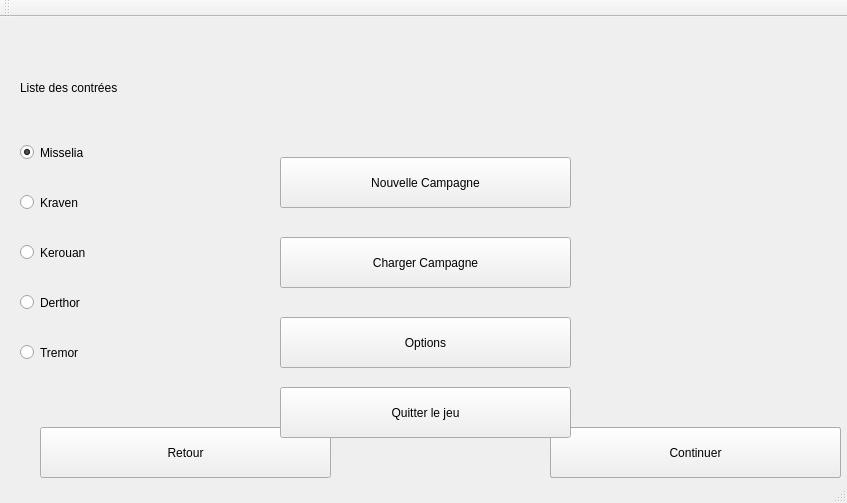
<?xml version="1.0" encoding="UTF-8"?>
<ui version="4.0">
 <class>MainWindow</class>
 <widget class="QMainWindow" name="MainWindow">
  <property name="windowModality">
   <enum>Qt::NonModal</enum>
  </property>
  <property name="geometry">
   <rect>
    <x>0</x>
    <y>0</y>
    <width>847</width>
    <height>503</height>
   </rect>
  </property>
  <property name="windowTitle">
   <string>MainWindow</string>
  </property>
  <property name="unifiedTitleAndToolBarOnMac">
   <bool>false</bool>
  </property>
  <widget class="QWidget" name="centralWidget">
   <widget class="QPushButton" name="pushButton_6">
    <property name="enabled">
     <bool>true</bool>
    </property>
    <property name="geometry">
     <rect>
      <x>550</x>
      <y>410</y>
      <width>291</width>
      <height>51</height>
     </rect>
    </property>
    <property name="text">
     <string>Lancer le campagne</string>
    </property>
   </widget>
   <widget class="QPushButton" name="pushButton_7">
    <property name="enabled">
     <bool>true</bool>
    </property>
    <property name="geometry">
     <rect>
      <x>550</x>
      <y>410</y>
      <width>291</width>
      <height>51</height>
     </rect>
    </property>
    <property name="text">
     <string>Charger la campagne</string>
    </property>
   </widget>
   <widget class="QWidget" name="widget" native="true">
    <property name="geometry">
     <rect>
      <x>0</x>
      <y>0</y>
      <width>841</width>
      <height>491</height>
     </rect>
    </property>
    <widget class="QLabel" name="label">
     <property name="geometry">
      <rect>
       <x>20</x>
       <y>50</y>
       <width>141</width>
       <height>41</height>
      </rect>
     </property>
     <property name="text">
      <string>Liste des contrées</string>
     </property>
    </widget>
    <widget class="QRadioButton" name="radioButton_2">
     <property name="enabled">
      <bool>true</bool>
     </property>
     <property name="geometry">
      <rect>
       <x>20</x>
       <y>110</y>
       <width>171</width>
       <height>51</height>
      </rect>
     </property>
     <property name="text">
      <string>Misselia</string>
     </property>
     <property name="checked">
      <bool>true</bool>
     </property>
    </widget>
    <widget class="QRadioButton" name="radioButton_5">
     <property name="enabled">
      <bool>true</bool>
     </property>
     <property name="geometry">
      <rect>
       <x>20</x>
       <y>160</y>
       <width>171</width>
       <height>51</height>
      </rect>
     </property>
     <property name="text">
      <string>Kraven</string>
     </property>
    </widget>
    <widget class="QRadioButton" name="radioButton_4">
     <property name="enabled">
      <bool>true</bool>
     </property>
     <property name="geometry">
      <rect>
       <x>20</x>
       <y>210</y>
       <width>171</width>
       <height>51</height>
      </rect>
     </property>
     <property name="text">
      <string>Kerouan</string>
     </property>
    </widget>
    <widget class="QRadioButton" name="radioButton_3">
     <property name="enabled">
      <bool>true</bool>
     </property>
     <property name="geometry">
      <rect>
       <x>20</x>
       <y>260</y>
       <width>171</width>
       <height>51</height>
      </rect>
     </property>
     <property name="text">
      <string>Derthor</string>
     </property>
    </widget>
    <widget class="QRadioButton" name="radioButton">
     <property name="enabled">
      <bool>true</bool>
     </property>
     <property name="geometry">
      <rect>
       <x>20</x>
       <y>310</y>
       <width>171</width>
       <height>51</height>
      </rect>
     </property>
     <property name="text">
      <string>Tremor</string>
     </property>
    </widget>
    <widget class="QPushButton" name="pushButton_5">
     <property name="enabled">
      <bool>true</bool>
     </property>
     <property name="geometry">
      <rect>
       <x>550</x>
       <y>410</y>
       <width>291</width>
       <height>51</height>
      </rect>
     </property>
     <property name="text">
      <string>Continuer</string>
     </property>
    </widget>
    <widget class="QPushButton" name="pushButton_8">
     <property name="enabled">
      <bool>true</bool>
     </property>
     <property name="geometry">
      <rect>
       <x>40</x>
       <y>410</y>
       <width>291</width>
       <height>51</height>
      </rect>
     </property>
     <property name="text">
      <string>Retour</string>
     </property>
    </widget>
   </widget>
   <widget class="QWidget" name="widget_2" native="true">
    <property name="enabled">
     <bool>true</bool>
    </property>
    <property name="geometry">
     <rect>
      <x>0</x>
      <y>0</y>
      <width>841</width>
      <height>491</height>
     </rect>
    </property>
    <widget class="QPushButton" name="pushButton">
     <property name="geometry">
      <rect>
       <x>280</x>
       <y>140</y>
       <width>291</width>
       <height>51</height>
      </rect>
     </property>
     <property name="text">
      <string>Nouvelle Campagne</string>
     </property>
    </widget>
    <widget class="QPushButton" name="pushButton_3">
     <property name="geometry">
      <rect>
       <x>280</x>
       <y>220</y>
       <width>291</width>
       <height>51</height>
      </rect>
     </property>
     <property name="text">
      <string>Charger Campagne</string>
     </property>
    </widget>
    <widget class="QPushButton" name="pushButton_4">
     <property name="geometry">
      <rect>
       <x>280</x>
       <y>300</y>
       <width>291</width>
       <height>51</height>
      </rect>
     </property>
     <property name="text">
      <string>Options</string>
     </property>
    </widget>
    <widget class="QPushButton" name="pushButton_2">
     <property name="enabled">
      <bool>true</bool>
     </property>
     <property name="geometry">
      <rect>
       <x>280</x>
       <y>370</y>
       <width>291</width>
       <height>51</height>
      </rect>
     </property>
     <property name="text">
      <string>Quitter le jeu</string>
     </property>
    </widget>
   </widget>
  </widget>
  <widget class="QToolBar" name="mainToolBar">
   <attribute name="toolBarArea">
    <enum>TopToolBarArea</enum>
   </attribute>
   <attribute name="toolBarBreak">
    <bool>false</bool>
   </attribute>
  </widget>
  <widget class="QStatusBar" name="statusBar"/>
 </widget>
 <layoutdefault spacing="6" margin="11"/>
 <resources/>
 <connections/>
</ui>
